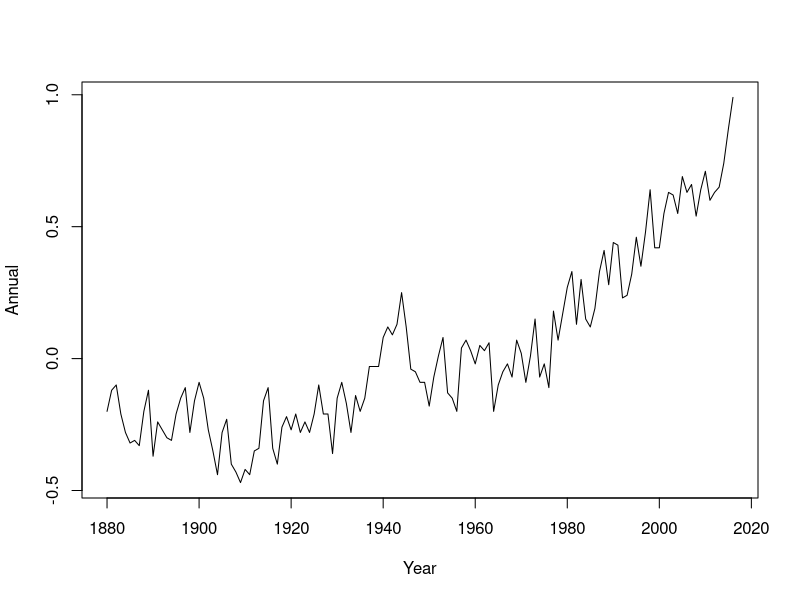
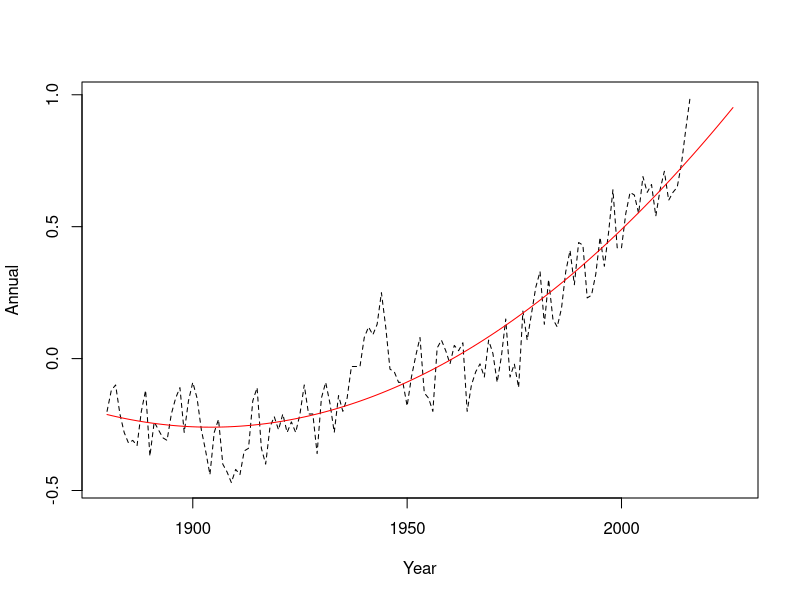
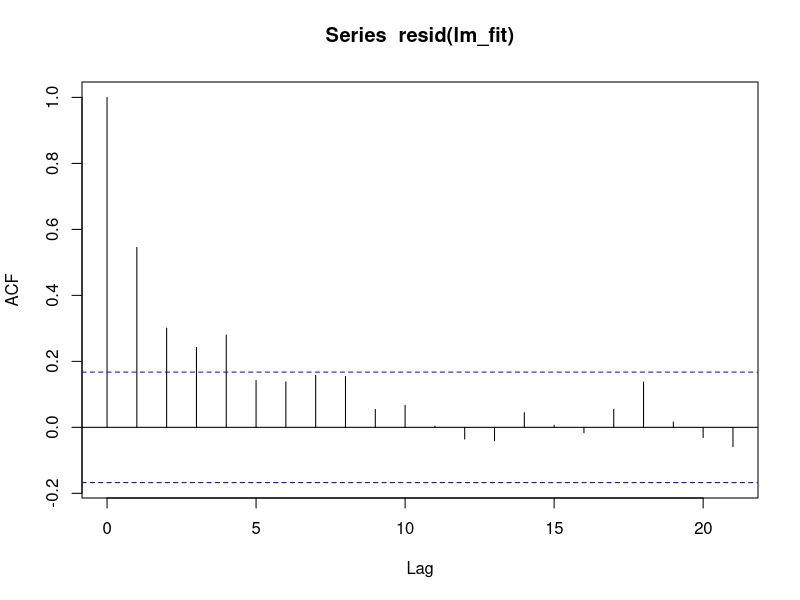

R code for these plots, in order:
## ---- chunk 1
global_temp <- read.table("data/Global_Temperature.txt",header=TRUE)
str(global_temp)
## ---- chunk 2
plot(Annual~Year,data=global_temp,ty="l")
## ---- chunk 3
lm_fit <- lm(Annual~Year+I(Year^2),data=global_temp)
## ---- chunk 4
summary(lm_fit)
## ---- chunk 5
yr <- 1880:2026
Z <- cbind(1,yr,yr^2)
beta <- coef(lm_fit)
prediction <- Z%*%beta
plot(Annual~Year,data=global_temp,ty="l",xlim=range(yr),
ylim=range(c(global_temp$Annual,prediction),na.rm=TRUE),
  lty="dashed")
lines(x=yr,y=prediction,col="red")
## ---- chunk 6
acf(resid(lm_fit))
